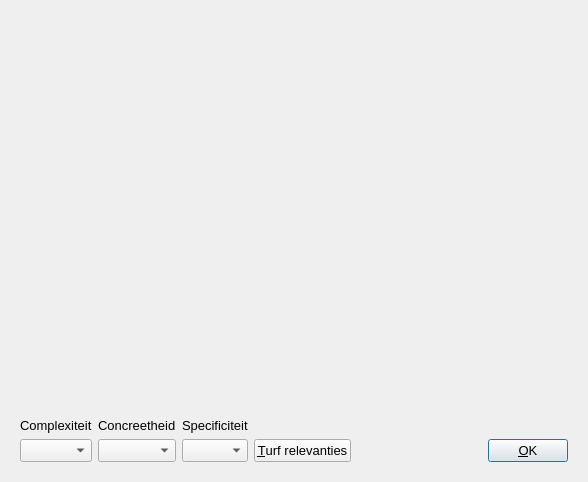
<?xml version="1.0" encoding="UTF-8"?>
<ui version="4.0">
 <class>QtPvdbRateConceptDialog</class>
 <widget class="QDialog" name="QtPvdbRateConceptDialog">
  <property name="geometry">
   <rect>
    <x>0</x>
    <y>0</y>
    <width>588</width>
    <height>482</height>
   </rect>
  </property>
  <property name="font">
   <font>
    <pointsize>10</pointsize>
   </font>
  </property>
  <property name="windowTitle">
   <string>Evalueer concept</string>
  </property>
  <property name="windowIcon">
   <iconset resource="Brainweaver.qrc">
    <normaloff>:/images/PicArrow14x14.png</normaloff>:/images/PicArrow14x14.png</iconset>
  </property>
  <layout class="QVBoxLayout" name="verticalLayout">
   <item>
    <layout class="QHBoxLayout" name="horizontalLayout">
     <item>
      <widget class="QtPvdbConceptMapDisplayWidget" name="widget" native="true">
       <property name="sizePolicy">
        <sizepolicy hsizetype="Preferred" vsizetype="Preferred">
         <horstretch>0</horstretch>
         <verstretch>0</verstretch>
        </sizepolicy>
       </property>
       <property name="focusPolicy">
        <enum>Qt::StrongFocus</enum>
       </property>
       <layout class="QGridLayout" name="gridLayout_2">
        <property name="leftMargin">
         <number>0</number>
        </property>
        <property name="topMargin">
         <number>0</number>
        </property>
        <property name="rightMargin">
         <number>0</number>
        </property>
        <property name="bottomMargin">
         <number>0</number>
        </property>
        <property name="spacing">
         <number>0</number>
        </property>
       </layout>
      </widget>
     </item>
    </layout>
   </item>
   <item>
    <widget class="QWidget" name="widget_bottom" native="true">
     <property name="sizePolicy">
      <sizepolicy hsizetype="Preferred" vsizetype="Maximum">
       <horstretch>0</horstretch>
       <verstretch>0</verstretch>
      </sizepolicy>
     </property>
     <layout class="QGridLayout" name="gridLayout_4">
      <item row="0" column="1">
       <widget class="QLabel" name="label_concreteness">
        <property name="sizePolicy">
         <sizepolicy hsizetype="Preferred" vsizetype="Preferred">
          <horstretch>0</horstretch>
          <verstretch>0</verstretch>
         </sizepolicy>
        </property>
        <property name="text">
         <string>Concreetheid</string>
        </property>
       </widget>
      </item>
      <item row="1" column="6">
       <widget class="QPushButton" name="button_ok">
        <property name="sizePolicy">
         <sizepolicy hsizetype="Minimum" vsizetype="Maximum">
          <horstretch>0</horstretch>
          <verstretch>0</verstretch>
         </sizepolicy>
        </property>
        <property name="text">
         <string>&amp;OK</string>
        </property>
       </widget>
      </item>
      <item row="1" column="1">
       <widget class="QComboBox" name="box_concreteness">
        <property name="sizePolicy">
         <sizepolicy hsizetype="Preferred" vsizetype="Preferred">
          <horstretch>0</horstretch>
          <verstretch>0</verstretch>
         </sizepolicy>
        </property>
        <property name="currentIndex">
         <number>-1</number>
        </property>
        <item>
         <property name="text">
          <string>0</string>
         </property>
        </item>
        <item>
         <property name="text">
          <string>1</string>
         </property>
        </item>
        <item>
         <property name="text">
          <string>2</string>
         </property>
        </item>
       </widget>
      </item>
      <item row="1" column="3">
       <widget class="QComboBox" name="box_specificity">
        <property name="currentIndex">
         <number>-1</number>
        </property>
        <item>
         <property name="text">
          <string>0</string>
         </property>
        </item>
        <item>
         <property name="text">
          <string>1</string>
         </property>
        </item>
        <item>
         <property name="text">
          <string>2</string>
         </property>
        </item>
       </widget>
      </item>
      <item row="1" column="5">
       <spacer name="horizontalSpacer">
        <property name="orientation">
         <enum>Qt::Horizontal</enum>
        </property>
        <property name="sizeHint" stdset="0">
         <size>
          <width>40</width>
          <height>20</height>
         </size>
        </property>
       </spacer>
      </item>
      <item row="0" column="3">
       <widget class="QLabel" name="label_specificity">
        <property name="text">
         <string>Specificiteit</string>
        </property>
       </widget>
      </item>
      <item row="0" column="0">
       <widget class="QLabel" name="label_complexity">
        <property name="text">
         <string>Complexiteit</string>
        </property>
       </widget>
      </item>
      <item row="1" column="0">
       <widget class="QComboBox" name="box_complexity">
        <property name="sizePolicy">
         <sizepolicy hsizetype="Preferred" vsizetype="Preferred">
          <horstretch>0</horstretch>
          <verstretch>0</verstretch>
         </sizepolicy>
        </property>
        <property name="currentIndex">
         <number>-1</number>
        </property>
        <item>
         <property name="text">
          <string>0</string>
         </property>
        </item>
        <item>
         <property name="text">
          <string>1</string>
         </property>
        </item>
        <item>
         <property name="text">
          <string>2</string>
         </property>
        </item>
       </widget>
      </item>
      <item row="1" column="4">
       <widget class="QPushButton" name="button_tally_relevancies">
        <property name="toolTip">
         <string>Door te turven welke concepten en voorbeelden relevant zijn, zal het programma een suggestie geven</string>
        </property>
        <property name="text">
         <string>&amp;Turf relevanties</string>
        </property>
       </widget>
      </item>
     </layout>
    </widget>
   </item>
  </layout>
 </widget>
 <customwidgets>
  <customwidget>
   <class>QtPvdbConceptMapDisplayWidget</class>
   <extends>QWidget</extends>
   <header>qtpvdbconceptmapdisplaywidget.h</header>
   <container>1</container>
  </customwidget>
 </customwidgets>
 <tabstops>
  <tabstop>widget</tabstop>
  <tabstop>box_complexity</tabstop>
  <tabstop>box_concreteness</tabstop>
  <tabstop>box_specificity</tabstop>
  <tabstop>button_ok</tabstop>
 </tabstops>
 <resources>
  <include location="Brainweaver.qrc"/>
 </resources>
 <connections/>
</ui>
